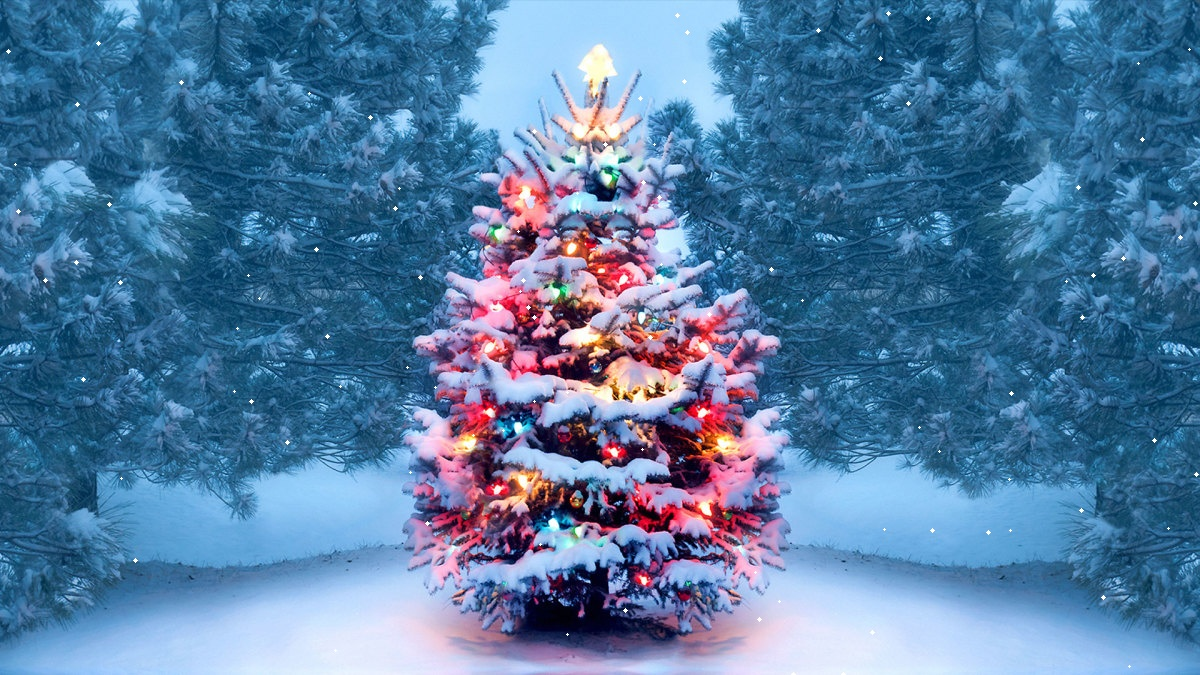
#> input picture 06- Snowfall Gif/snowgifphotos/4.jpg, 1200 x 675 px, found by its file name
$ python 4.py
#> lines starting #> are read from the running program, lines starting #| are printed output that depends on the picture; after the words box and inside, x2 and y2 are one past the last pixel; in counts of white or black regions, pixels touching at a corner belong together
import cv2

if __name__ == '__main__' :
    image=cv2.imread('4.jpg')
#> image is the input picture: shape (675, 1200, 3); mean B, G, R 161.5, 122.9, 83.9
    image=cv2.cvtColor(image,cv2.COLOR_RGB2GRAY)
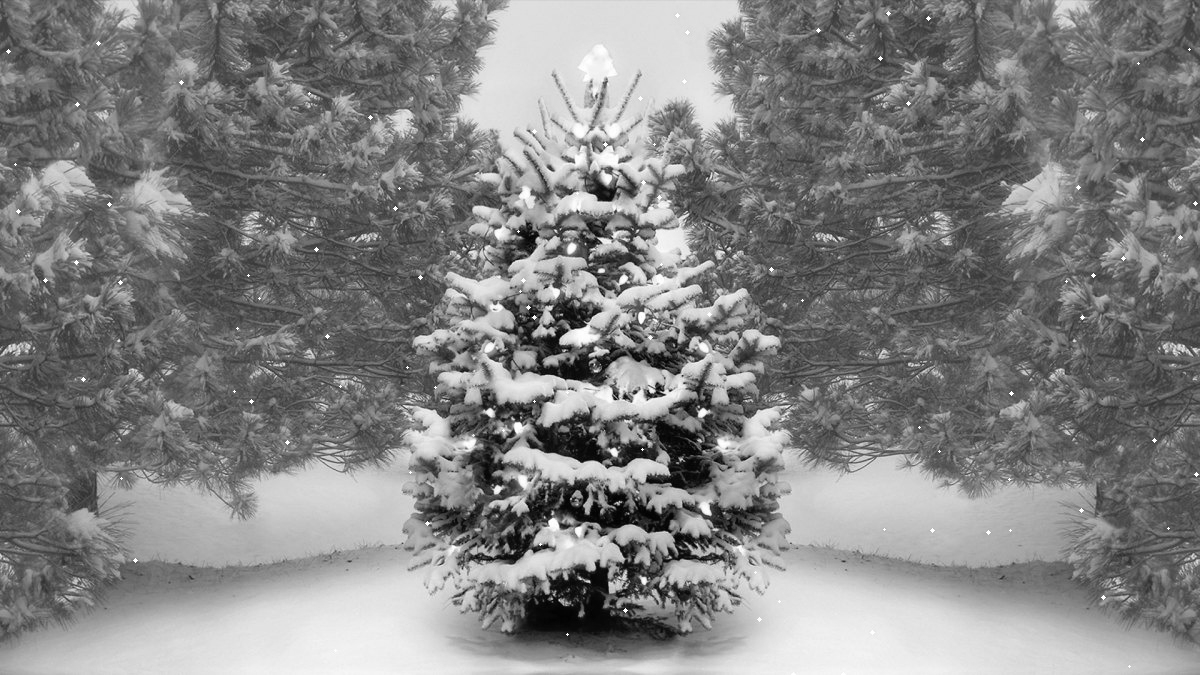
#> image: shape (675, 1200); min 0, max 255, mean 130


    rows=image.shape[0]
#> rows = 675
    cols=image.shape[1]
#> cols = 1200

    for i in range(rows):
        for j in range(cols):
            if image[i,j]>40:
                image[i,j]=255
            else:
                image[i,j]=0
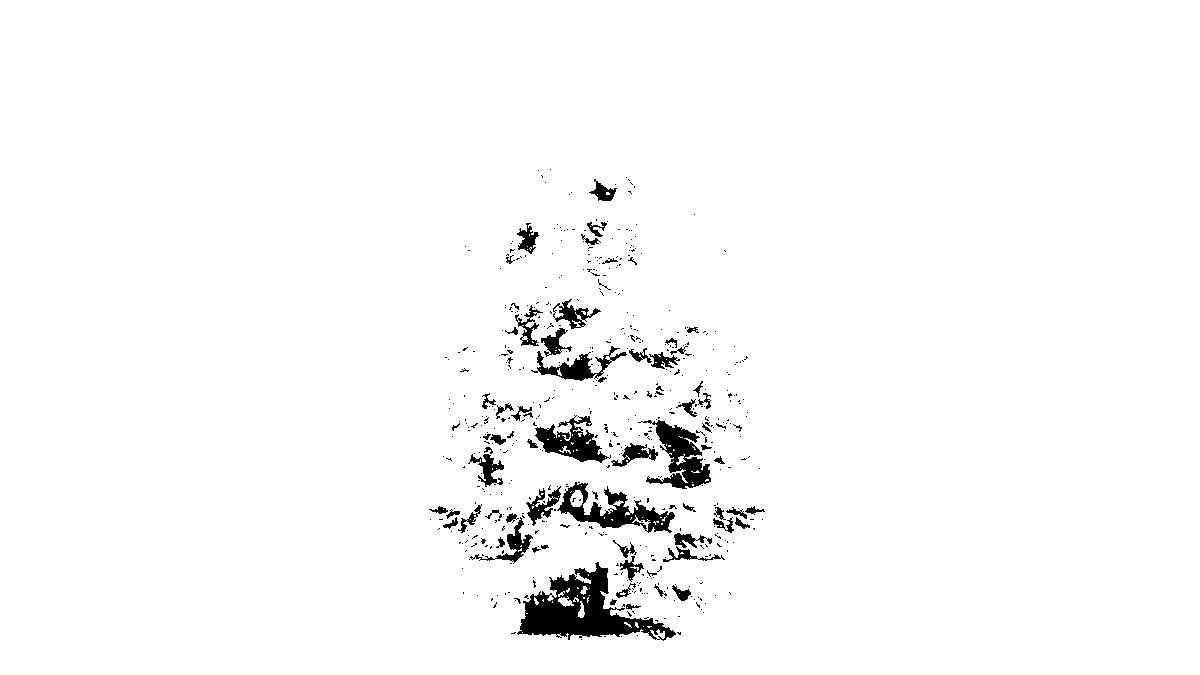
#> image: shape (675, 1200); 97.4% white; 540 black regions (467 under 20 px), largest, box (x1, y1, x2, y2) and area: (517, 562, 676, 641) 5104, (557, 482, 675, 533) 2145, (638, 420, 711, 489) 2089

    cv2.imshow('show output', image)
    cv2.waitKey()
    cv2.imwrite('C:/Users/Hosein/Desktop/image.jpg',image)
